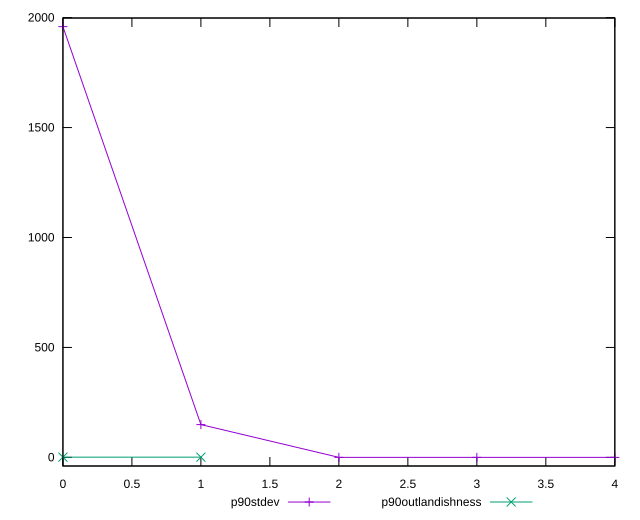

This figure's gnuplot source:
reset

$p90Stdev <<EOF
0 1959.0385757407587
1 149.1215032287934
2 0
3 0
4 0
EOF

$p90Outlandishness <<EOF
0 1.0075172860369705
1 1.0250136080195622
EOF

set key outside below
set xrange [0:4]
set yrange [-39.18077151481518:1998.219347255574]
set trange [-39.18077151481518:1998.219347255574]
set terminal svg size 640, 520 enhanced background rgb 'white'
set output "report_00025_2021-02-22T21:38:55.199Z/unused-javascript/progression/stddev.svg"

plot $p90Stdev title "p90stdev" with linespoints, \
     $p90Outlandishness title "p90outlandishness" with linespoints

reset
